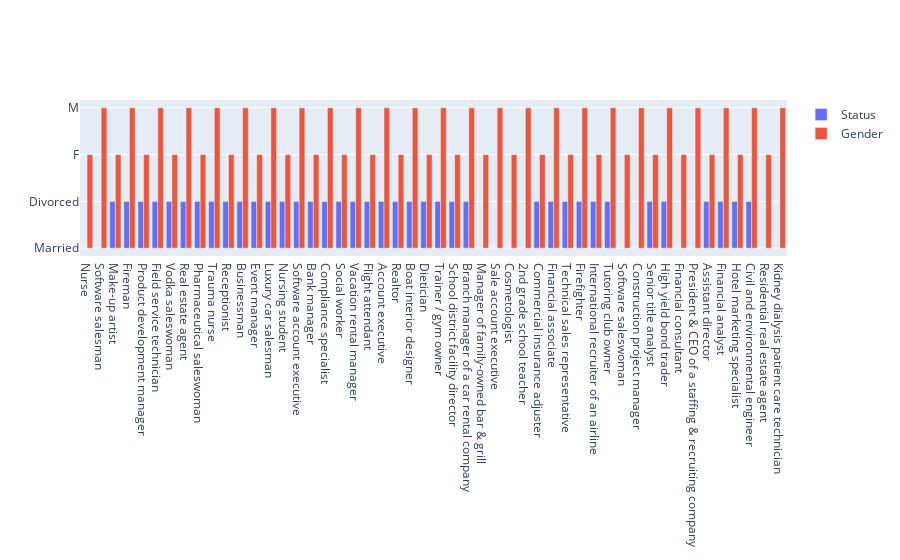

Here is the notebook cell this chart was saved with:
### Code cell
data = [trace1, trace2]
layout = go.Layout(barmode='group')

fig = go.Figure(data=data, layout=layout)
py.offline.iplot(fig)

### Figure 1 — Plotly figure (JSON) as saved in the notebook; plotly's stock layout.template omitted (floating-point values rounded to 4 significant figures)
{"data": [{"name": "Status", "type": "bar", "x": ["Nurse", "Software salesman", "Make-up artist", "Fireman", "Product development manager", "Field service technician", "Vodka saleswoman", "Real estate agent", "Pharmaceutical saleswoman", "Trauma nurse", "Receptionist", "Businessman", "Event manager", "Luxury car salesman", "Nursing student", "Software account executive", "Bank manager", "Compliance specialist", "Social worker", "Vacation rental manager", "Flight attendant", "Account executive", "Realtor", "Boat interior designer", "Dietician", "Trainer / gym owner", "School district facility director", "Branch manager of a car rental company", "Manager of family-owned bar & grill", "Sale account executive", "Cosmetologist", "2nd grade school teacher", "Commercial insurance adjuster", "Financial associate", "Technical sales representative", "Firefighter", "International recruiter of an airline", "Tutoring club owner", "Software saleswoman", "Construction project manager", "Senior title analyst", "High yield bond trader", "Financial consultant", "President & CEO of a staffing & recruiting company", "Assistant director", "Financial analyst", "Hotel marketing specialist", "Civil and environmental engineer", "Residential real estate agent", "Kidney dialysis patient care technician"], "y": ["Married", "Married", "Divorced", "Divorced", "Divorced", "Divorced", "Divorced", "Divorced", "Divorced", "Divorced", "Divorced", "Divorced", "Divorced", "Divorced", "Divorced", "Divorced", "Divorced", "Divorced", "Divorced", "Divorced", "Divorced", "Divorced", "Divorced", "Divorced", "Divorced", "Divorced", "Divorced", "Divorced", "Married", "Married", "Married", "Married", "Divorced", "Divorced", "Divorced", "Divorced", "Divorced", "Divorced", "Married", "Married", "Divorced", "Divorced", "Married", "Married", "Divorced", "Divorced", "Divorced", "Divorced", "Married", "Married"]}, {"name": "Gender", "type": "bar", "x": ["Nurse", "Software salesman", "Make-up artist", "Fireman", "Product development manager", "Field service technician", "Vodka saleswoman", "Real estate agent", "Pharmaceutical saleswoman", "Trauma nurse", "Receptionist", "Businessman", "Event manager", "Luxury car salesman", "Nursing student", "Software account executive", "Bank manager", "Compliance specialist", "Social worker", "Vacation rental manager", "Flight attendant", "Account executive", "Realtor", "Boat interior designer", "Dietician", "Trainer / gym owner", "School district facility director", "Branch manager of a car rental company", "Manager of family-owned bar & grill", "Sale account executive", "Cosmetologist", "2nd grade school teacher", "Commercial insurance adjuster", "Financial associate", "Technical sales representative", "Firefighter", "International recruiter of an airline", "Tutoring club owner", "Software saleswoman", "Construction project manager", "Senior title analyst", "High yield bond trader", "Financial consultant", "President & CEO of a staffing & recruiting company", "Assistant director", "Financial analyst", "Hotel marketing specialist", "Civil and environmental engineer", "Residential real estate agent", "Kidney dialysis patient care technician"], "y": ["F", "M", "F", "M", "F", "M", "F", "M", "F", "M", "F", "M", "F", "M", "F", "M", "F", "M", "F", "M", "F", "M", "F", "M", "F", "M", "F", "M", "F", "M", "F", "M", "F", "M", "F", "M", "F", "M", "F", "M", "F", "M", "F", "M", "F", "M", "F", "M", "F", "M"]}], "layout": {"barmode": "group"}}
